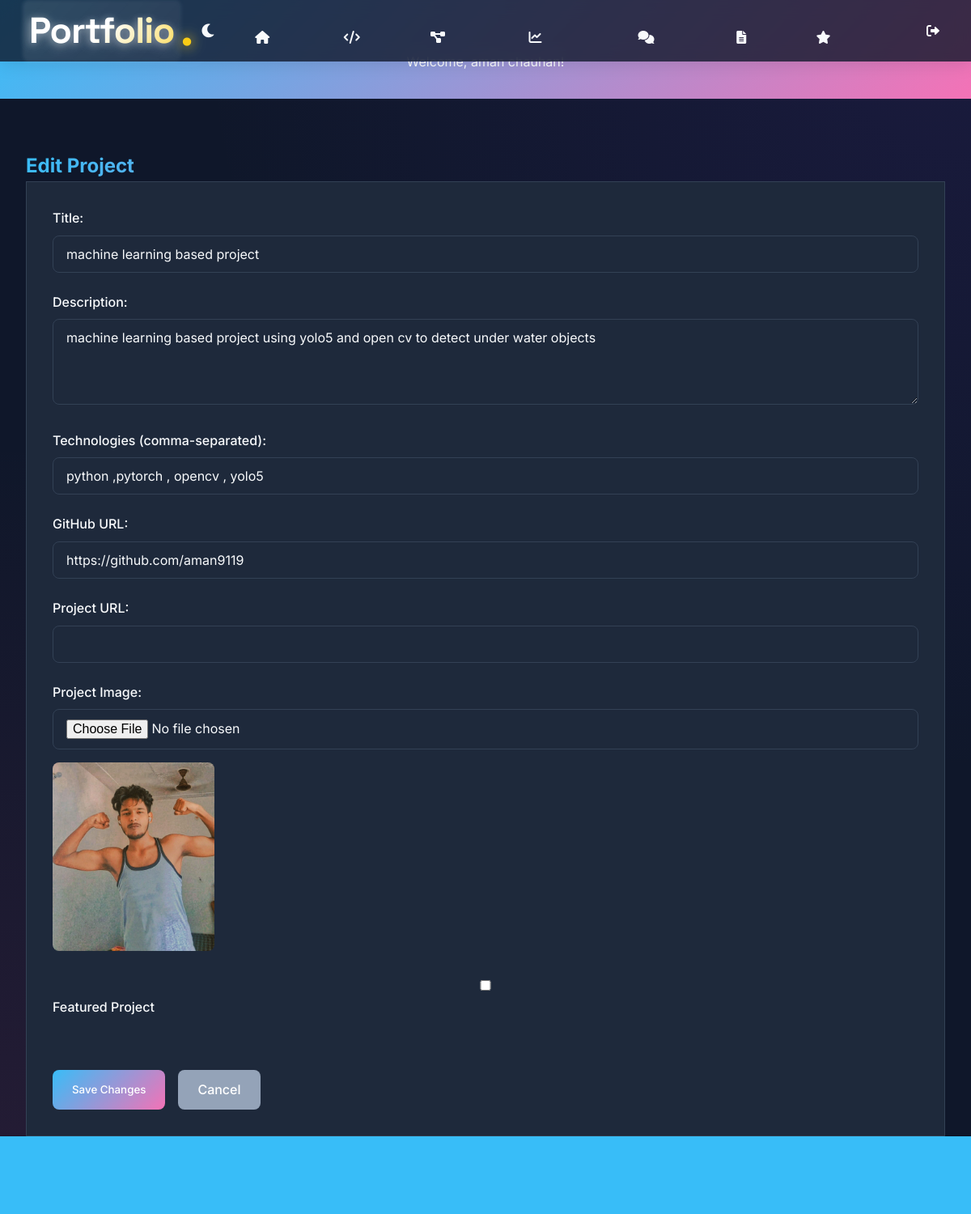
Page /edit_project/2 (signed in) on the earlier database version.
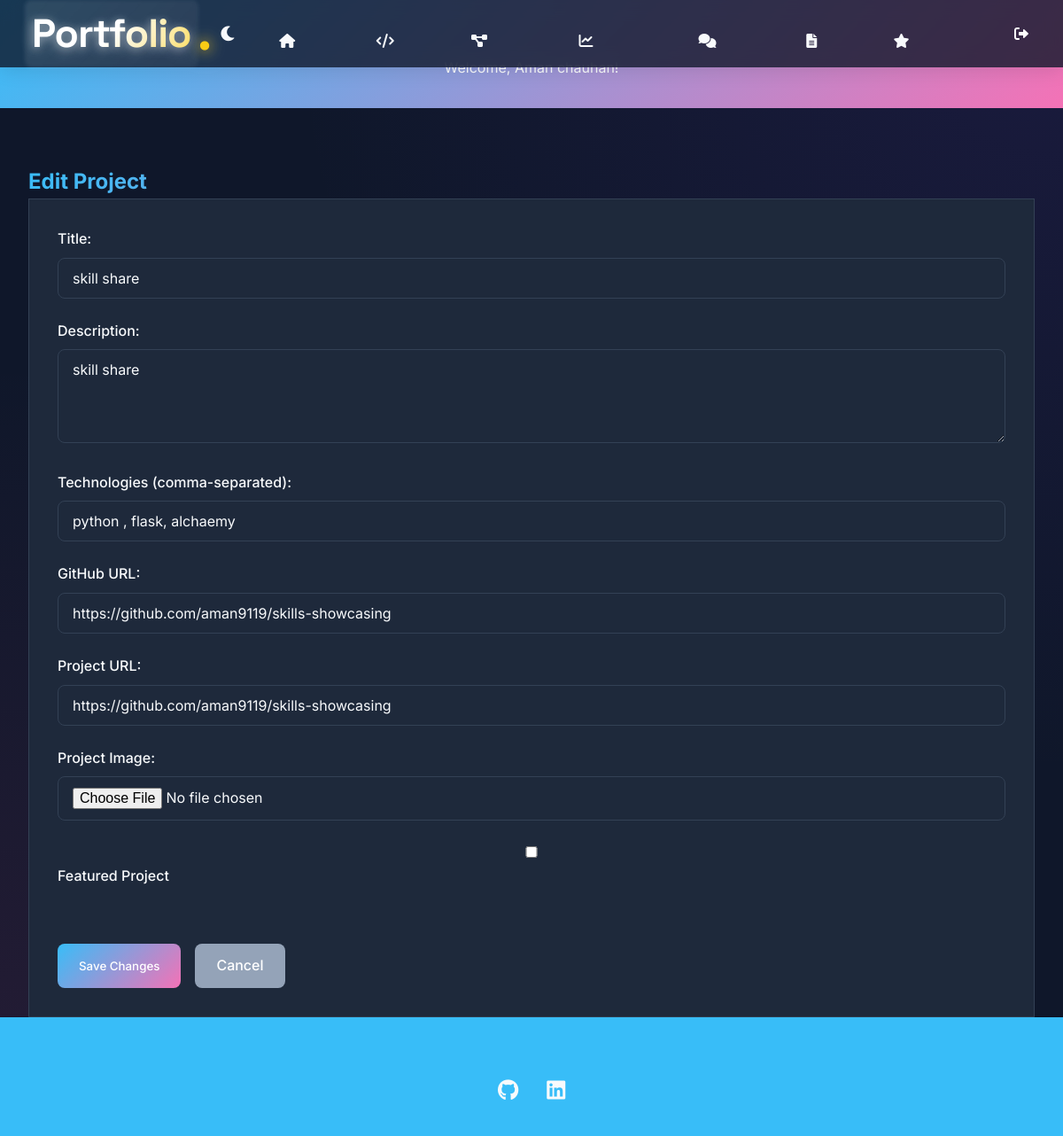
Same page on the later database version.
### app.py (models this page shows, shortened)
class Student(UserMixin, db.Model):
    id = db.Column(db.Integer, primary_key=True)
    username = db.Column(db.String(80), unique=True, nullable=False)
    password_hash = db.Column(db.String(120), nullable=False)
    name = db.Column(db.String(100), nullable=False)
    email = db.Column(db.String(120), unique=True, nullable=False)
    bio = db.Column(db.Text)
    profile_image = db.Column(db.String(200))
    resume_url = db.Column(db.String(200))
    github_url = db.Column(db.String(200))
    linkedin_url = db.Column(db.String(200))
    skills = db.relationship('Skill', backref='student', lazy=True)
    projects = db.relationship('Project', backref='student', lazy=True)
    certificates = db.relationship('Certificate', backref='student', lazy=True)
    education = db.relationship('Education', backref='student', lazy=True)
    discussions = db.relationship('Discussion', backref='author', lazy=True)
    comments = db.relationship('Comment', backref='author', lazy=True)
    shared_files = db.relationship('SharedFile', backref='author', lazy=True)

class Project(db.Model):
    id = db.Column(db.Integer, primary_key=True)
    title = db.Column(db.String(100), nullable=False)
    description = db.Column(db.Text)
    image_url = db.Column(db.String(200))
    project_url = db.Column(db.String(200))
    github_url = db.Column(db.String(200))
    technologies = db.Column(db.String(200))
    completion_date = db.Column(db.DateTime, default=datetime.utcnow)
    featured = db.Column(db.Boolean, default=False)
    student_id = db.Column(db.Integer, db.ForeignKey('student.id'), nullable=False)

### app.py (the view, shortened to what this page needs)
@app.route('/edit_project/<int:id>', methods=['GET', 'POST'])
@login_required
def edit_project(id):
    project = Project.query.get_or_404(id)
    if project.student_id != current_user.id:
        flash('Unauthorized access', 'error')
        return redirect(url_for('projects'))
    return render_template('edit_project.html', project=project)

### app.py (called while the page is built)
@app.before_request
def check_db_connection():
    try:
        with db.engine.connect() as connection:
            connection.execute(text("SELECT 1"))
            connection.commit()
    except Exception as e:
        print(f"Database connection error: {str(e)}")
        return "Database connection error. Please try again later.", 500

@login_manager.user_loader
def load_user(user_id):
    return Student.query.get(int(user_id))

### templates/edit_project.html (shortened to what this page needs)
{% extends "base.html" %}
{% block content %}
<div class="container">
    <h2 class="gradient-text">Edit Project</h2>
    <form method="POST" enctype="multipart/form-data" class="form-container card">
        <div class="form-group">
            <label for="title">Title:</label>
            <input type="text" id="title" name="title" value="{{ project.title }}" required>
        </div>
        <div class="form-group">
            <label for="description">Description:</label>
            <textarea id="description" name="description" rows="4" required>{{ project.description }}</textarea>
        </div>
        <div class="form-group">
            <label for="technologies">Technologies (comma-separated):</label>
            <input type="text" id="technologies" name="technologies" value="{{ project.technologies }}">
        </div>
        <div class="form-group">
            <label for="github_url">GitHub URL:</label>
            <input type="url" id="github_url" name="github_url" value="{{ project.github_url }}">
        </div>
        <div class="form-group">
            <label for="project_url">Project URL:</label>
            <input type="url" id="project_url" name="project_url" value="{{ project.project_url }}">
        </div>
        <div class="form-group">
            <label for="image">Project Image:</label>
            <input type="file" id="image" name="image" accept="image/*">
            {% if project.image_url %}
            <img src="{{ project.image_url }}" alt="Current project image" class="preview-image">
            {% endif %}
        </div>
        <div class="form-group">
            <label>
                <input type="checkbox" name="featured" {% if project.featured %}checked{% endif %}>
                Featured Project
            </label>
        </div>
        <div class="form-actions">
            <button type="submit" class="btn">Save Changes</button>
            <a href="{{ url_for('projects') }}" class="btn btn-secondary">Cancel</a>
        </div>
    </form>
</div>
{% endblock %}

### templates/base.html (shortened to what this page needs)
<!DOCTYPE html>
<html lang="en">
<head>
    <link href="https://cdnjs.cloudflare.com/ajax/libs/font-awesome/6.0.0/css/all.min.css" rel="stylesheet">
    <link rel="stylesheet" href="{{ url_for('static', filename='css/theme.css') }}">
    <link rel="stylesheet" href="{{ url_for('static', filename='css/buttons.css') }}">
</head>
<body class="theme-transition">
    <nav class="glass-nav">
        <div class="nav-container">
            <a href="{{ url_for('home') }}" class="logo">
                <span class="brand-name">Portfolio</span>
                <span class="brand-dot">.</span>
            </a>
            <div class="nav-links">
                {% if current_user.is_authenticated %}
                    <a href="{{ url_for('home') }}" class="nav-link"><i class="fas fa-home"></i> Home</a>
                    <a href="{{ url_for('skills') }}" class="nav-link"><i class="fas fa-code"></i> Skills</a>
                    <a href="{{ url_for('projects') }}" class="nav-link"><i class="fas fa-project-diagram"></i> Projects</a>
                    <a href="{{ url_for('dashboard') }}" class="nav-link"><i class="fas fa-chart-line"></i> Dashboard</a>
                    <a href="{{ url_for('discussions') }}" class="nav-link"><i class="fas fa-comments"></i> Discuss</a>
                    <a href="{{ url_for('shared_files') }}" class="nav-link"><i class="fas fa-file-alt"></i> Files</a>
                    <a href="{{ url_for('testimonials') }}" class="nav-link">
                        <i class="fas fa-star"></i> Testimonials
                    </a>
                    <a href="{{ url_for('logout') }}" class="nav-link logout"><i class="fas fa-sign-out-alt"></i></a>
                {% else %}
                    <a href="{{ url_for('signup') }}" class="nav-link">Sign Up</a>
                    <a href="{{ url_for('login') }}" class="nav-link">Login</a>
                {% endif %}
            </div>
        </div>
    </nav>
    {% if current_user.is_authenticated %}
    <div class="welcome-banner">
        <div class="container">
            <p>Welcome, {{ current_user.name }}!</p>
        </div>
    </div>
    {% endif %}
    {% block content %}{% endblock %}
    <footer>
        <div class="container">
            <div class="social-links">
                {% if current_user.is_authenticated %}
                    {% if current_user.github_url %}
                        <a href="{{ current_user.github_url }}" target="_blank"><i class="fab fa-github"></i></a>
                    {% endif %}
                    {% if current_user.linkedin_url %}
                        <a href="{{ current_user.linkedin_url }}" target="_blank"><i class="fab fa-linkedin"></i></a>
                    {% endif %}
                {% endif %}
            </div>
        </div>
    </footer>
</body>
</html>

Differences in the rows shown:
changed Student: name "aman chauhan" → "Aman chauhan"
changed Project: title "machine learning based project" → "skill share"; description "machine learning based project using yolo5 and open cv to detect under water objects" → "skill share"; technologies "python ,pytorch , opencv , yolo5" → "python , flask, alchaemy"; github_url "https://github.com/aman9119" → "https://github.com/aman9119/skills-showcasing"; project_url (not shown) → "https://github.com/aman9119/skills-showcasing"; image_url: picture removed
